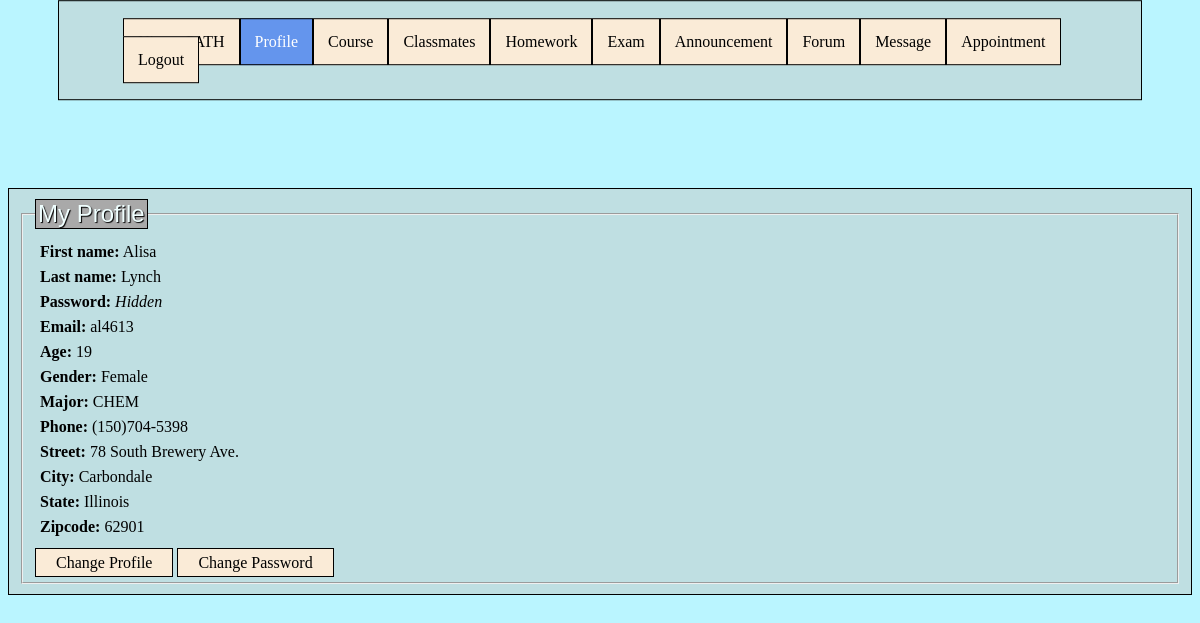
The page /profile (signed in) on the database its author committed.
### tables this page shows
CREATE TABLE Students(semail VARCHAR(8) NOT NULL PRIMARY KEY, password TEXT NOT NULL, honorific VARCHAR(4), firstname VARCHAR(16) NOT NULL, lastname VARCHAR(16) NOT NULL, degree VARCHAR(4), generation VARCHAR(4), age INTEGER, gender VARCHAR(4), major VARCHAR(6), street VARCHAR(50), phone VARCHAR(16), zipcode INTEGER);

CREATE TABLE Cities(city VARCHAR(20) NOT NULL PRIMARY KEY, state VARCHAR(16), FOREIGN KEY (city) REFERENCES Zipcodes ON DELETE CASCADE);

### app.py (the view)
@app.route('/profile', methods=['POST', 'GET'])
def profile():
    error = None
    connection = sql.connect('database.db')
    cursor = connection.execute(
        'SELECT S.firstname, S.lastname, S.password, S.semail, S.age, S.gender, S.major, S.phone, S.street, S.zipcode, Ct.city, Ct.state FROM Students S, Zipcodes Z, Cities Ct '
        'WHERE ? = S.semail AND ? = S.password AND Z.zipcode = S.zipcode AND Z.city = Ct.city;',
        (myid, mypw))
    myinfo = cursor.fetchall()
    tempgender = None
    getinfo = []
    for set in myinfo:
        if set[5] == 'F':
            tempgender = 'Female'
        elif set[5] == 'M':
            tempgender = 'Male'
        getinfo.append([set[0], set[1], set[2], set[3], set[4], tempgender, set[6], set[7], set[8], set[9], set[10], set[11]])
    if getinfo:
        return render_template('profile.html', error=error, myinfo=getinfo)
    else:
        error = 'invalid input name'
    return render_template('profile.html', error=error)

### templates/profile.html (shortened to what this page needs)
<!DOCTYPE html>
<html lang="en">
<head>
</head>
<body>
    <div class="nav">
        <fieldset style="border:0 none">
            <ul>
                <li><a href="/student" >NittanyPATH</a></li>
                <li><a href="/profile" style="background-color: cornflowerblue; color:white; border: 1px solid black;">Profile</a></li>
                <li><a href="/course">Course</a></li>
                <li><a href="/classmates">Classmates</a></li>
                <li><a href="/homework">Homework</a></li>
                <li><a href="/exam">Exam</a></li>
                <li><a href="/announcements">Announcement</a></li>
                <li><a href="/forum">Forum</a></li>
                <li><a href="/inbox">Message</a></li>
                <li><a href="/appointment">Appointment</a></li>
                <li><a href="/login">Logout</a></li>
            </ul>
        </fieldset>
    </div>
    <br>
    <div class="profile">
         <fieldset>
            <legend>My Profile</legend>
        {% for fname, lname, password, Email, Age, Gender, Major, phone, Street, Zipcode, city, state  in myinfo %}
            <div class="inside">
                <label> <b>First name:</b> {{ fname }} </label> <br>
                <label> <b>Last name: </b>{{ lname }}</label> <br>
                <label> <b>Password: </b> <i>Hidden</i> </label>  <br>
                <label> <b>Email: </b>{{ Email }} </label> <br>
                <label> <b>Age: </b>{{ Age }} </label> <br>
                <label> <b>Gender: </b>{{ Gender }} </label> <br>
                <label> <b>Major: </b>{{ Major }} </label> <br>
                <label> <b>Phone: </b>{{ phone }} </label> <br>
                <label> <b>Street: </b>{{ Street }} </label> <br>
                <label> <b>City: </b>{{ city }} </label> <br>
                <label> <b>State: </b>{{ state }} </label> <br>
                <label> <b>Zipcode: </b>{{ Zipcode }} </label>  <br>
            </div>
        {% endfor %}
        <a class="bar" href="/changeprofile" role="button">Change Profile</a>
        <a class="bar" href="/changepassword" role="button">Change Password</a>
         </fieldset>
    </div>
</body>
</html>

### rows shown on the page
Students: firstname "Alisa", lastname "Lynch", semail "al4613", age "19", Gender "Female", major "CHEM", phone "(150)704-5398", street "78 South Brewery Ave.", city "Carbondale", state "Illinois", zipcode "62901"
